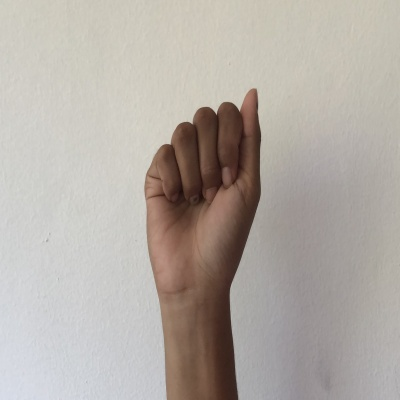
#> input picture Resizing_dataset/A_resizing/IMG_1060.JPG, 400 x 400 px; its folder holds 4 pictures in this run
$ jupyter execute Transform_image_to_array.ipynb
#> lines starting #> are read from the running program, lines starting #| are printed output that depends on the picture; long printed decimals are rounded
<h1>Sign language Classification

<h3>All Library Needed

[cell 1]
# Import the necessary library
import cv2 # Hodi lee, hadi'a no muda imajen
import numpy as np # Hodi halo serbisu ho array
import matplotlib.pyplot as plt  # Hodi haree imajen (la'ós obrigatoriu, maibé di'ak)
import os           # Hodi halo serbisu ho dalan no pasta sira

# --- CONFIGURATION ---
# 1. DEFINE THE PATH TO ONE TEST IMAGE
# IMPORTANT: Change this placeholder to the actual path of one of your ASL images (e.g., './asl_alphabet_train/A/A_1.jpg')
Resizing_dataset = 'Resizing_dataset/A_resizing'
# ---------------------

print("Setup complete. Ready to load image.")

<h3>Prepare Data Function Definition

[cell 2]
# --- KONFIGURASAUN ---
# Fó dalan ba pasta boot ne'ebé iha pasta 'A_resizing', 'B_resizing', no seluk tan.
DATA_DIR = 'Resizing_dataset/'
IMAGE_SIZE = 400 # Hadi'a imajen hotu-hotu ba dimensaun ida de'it (64x64)
# ---------------------

print("Preparasaun hotu. Pronto atu define funsaun prosesamentu.")

<h3>Execution and Array Verification

[cell 3]
def load_and_preprocess_data(data_dir, img_size):
#> called with data_dir = 'Resizing_dataset/', img_size = 400
    images = [] # Lista hodi rai array feature (X)
    labels = [] # Lista hodi rai letra sira (y)

    # La'o liu husi pasta hotu-hotu iha DATA_DIR (e.g., 'A_resizing', 'B_resizing')
    for folder_name in sorted(os.listdir(data_dir)):

        # Harii dalan ba pasta letra nian no haree se loos duni pasta ida ka lae
        label_dir = os.path.join(data_dir, folder_name)
        if not os.path.isdir(label_dir):
            continue

        # Hili de'it label (letra) hosi naran pasta nian (e.g., 'A' hosi 'A_resizing')
        label = folder_name[0]
        print(f"Prosesa pasta ba label: {label} ({folder_name})")

        # La'o liu husi imajen ida-idak iha pasta letra nian
        for img_name in os.listdir(label_dir):
            img_path = os.path.join(label_dir, img_name)

            # Asegura katak ita lee de'it file (la'ós pasta seluk)
            if not img_name.lower().endswith(('.jpg', '.jpeg', '.png')):
                continue

            # 1. Lee imajen
            img = cv2.imread(img_path)
#> img is the input picture: shape (400, 400, 3); mean B, G, R 165.3, 172, 179
            if img is None: continue # Se lee la di'ak, salta

            # 2. Muda ba Grayscale (Kor mutin-metan)
            gray_img = cv2.cvtColor(img, cv2.COLOR_BGR2GRAY)
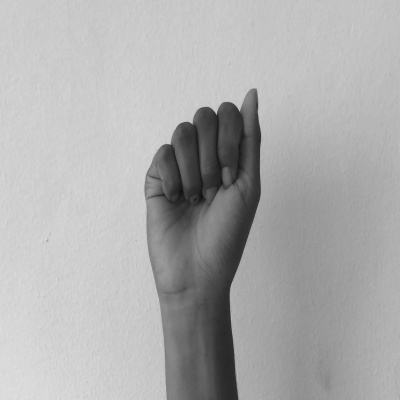
#> gray_img: shape (400, 400); min 16, max 223, mean 173.3

            # 3. Hadi'a dimensaun imajen nian ba tamañu ne'ebé ita hakarak
            resized_img = cv2.resize(gray_img, (img_size, img_size))

            # 4. 'Rai-ketak' (Flatten) array 2D (64x64) ba array 1D (4096)
            # Ne'e mak array feature (vektór karaterístika) ne'ebé KNN presiza
            flattened_img = resized_img.flatten()
            print("the flattened image is: ", flattened_img)
#> (printed output is left out)
            # 5. Normaliza Valór Pixel (Hadi'a hosi 0-255 ba 0.0-1.0)
            normalized_img = flattened_img / 255.0

            images.append(normalized_img)
            labels.append(label)

    # Muda lista sira ba Array NumPy
    X = np.array(images)
    y = np.array(labels)

    return X, y

<h3>Image to Array Transformation

[cell 4]
# Hala'o prosesu load no preprosesamentu ba dadus tomak
print("Hahalok prosesamentu dadus hahú...")
X_features, y_labels = load_and_preprocess_data(DATA_DIR, IMAGE_SIZE)

# --- Vérika Dadus ---
print("\n--- Vérika Dadus ne'ebé Transforma Ona ---")
# Ha'u hatete ba ita, array feature (X) ne'e mak hanesan tabela ida:
# Iha: [Imajén Hotu-hotu, Feature (Pixel) Hotu-hotu]

print(f"Total imajen ne'ebé load ona: {X_features.shape[0]}")
#| Total imajen ne'ebé load ona: 4
# Feature ida-idak iha array ne'e mak pixel ida hosi imajen 64x64 (4096 features)
print(f"Forma matriz Feature X (Imajen, Feature): {X_features.shape}")
#| Forma matriz Feature X (Imajen, Feature): (4, 160000)
print(f"Forma vektór Label y (Imajen): {y_labels.shape}")
#| Forma vektór Label y (Imajen): (4,)
print(f"Ezemplu valór 5 dahuluk husi vektór feature dahuluk: {X_features[0][:5]}")
print(f"Ezemplu label dahuluk: {y_labels[0]}")

[cell 5]
print("--- Array Feature (X_features) Ne'ebé Halo ona Normalizasaun ---")

# 1. Forma Array (Shape)
# Hatudu total imajen no total feature (pixel) ida-idak nian
print(f"Forma X_features (Imajen, Feature): {X_features.shape}")
#| Forma X_features (Imajen, Feature): (4, 160000)

# 2. Vérika Maximu no Mínimu
# Valór tenke besik 1.0 no 0.0
print(f"Valór Máximu: {X_features.max():.4f}")
print(f"Valór Mínimu: {X_features.min():.4f}")

[cell 6]
# Hatudu Vektór Feature  (Image 1)
random_feature_vector = X_features[0]

print("\n--- Valór 40 random husi Imajén  ---")
# Print out valór 40 dahuluk
print(random_feature_vector[:40])

# Hatudu númeru husi elementu iha vektór ida
print(f"\nTotal Features iha Vektór Ida: {random_feature_vector.shape[0]} (e.g., 64x64 = 4096)")
#| Total Features iha Vektór Ida: 160000 (e.g., 64x64 = 4096)

<h3>LABELING DATA

[cell 7]
from sklearn.preprocessing import LabelEncoder

<h3>Fit no Transform Dadus

[cell 8]
# Harii Label Encoder
label_encoder = LabelEncoder()

# Fit no Transform:
# Fit hodi aprende label úniku hotu-hotu (A-Z) no fó numeru ba sira
# Transform hodi troka array y_labels nian ba array numeru
y_encoded = label_encoder.fit_transform(y_labels)

# --- Vérika Rezultadu ---
print("\n--- Array Label Depois Label Encoding ---")
print(f"Array Label Orisinál (String):    {y_labels[:10]}")
print(f"Array Label Códigu Numeru (y):    {y_encoded[:10]}")
print(f"Total klase úniku (letra): {len(label_encoder.classes_)}")

# Salva mapamentu: Ne'e importante tebes hodi troka numeru hikas ba letra
print("\nMapamentu Numeru ba Label:")
for i, label in enumerate(label_encoder.classes_):
    print(f"Códigu {i}: {label}")

# Altera ita-nia array label nian hodi uza array numeru
y_labels = y_encoded

<h3>SPLIT DATA BA TESTING NO TRAIN NIAN</h3>

[cell 9]
from sklearn.model_selection import train_test_split
from sklearn.neighbors import KNeighborsClassifier
from sklearn.metrics import accuracy_score, classification_report, confusion_matrix

print("Biblioteka sira importa ona.")

<h3>1: Fahe Dadus (Prepara hodi Testa) 🪓

[cell 10]
# Fahe dadu: 80% ba Treinu no 20% ba Teste
X_train, X_test, y_train, y_test = train_test_split(
    X_features,
    y_labels,
    test_size=0.2,
    random_state=42,
    stratify=y_labels # Asegura katak letra hotu-hotu iha porsaun ne'ebé hanesan iha set rua ne'e
)

print(f"\n--- Dadu Fahe Ona ---")
print(f"Tamañu ba set Treinu: {X_train.shape[0]} imajen")
#| Tamañu ba set Treinu: 3 imajen
print(f"Tamañu ba set Teste: {X_test.shape[0]} imajen")
#| Tamañu ba set Teste: 1 imajen

<h3>2: Treinu Modelu K-Nearest Neighbors (KNN) 🧑‍💻

[cell 11]
# Hili valór K (vizíñu besik liu), hanesan K=5.
K_VALUE = 3

# Harii modelu KNN
knn_model = KNeighborsClassifier(n_neighbors=K_VALUE)

# Treinu (Fit) modelu hodi uza dadu treinu nian
print(f"\nTreinu modelu KNN ho K={K_VALUE} hahú...")
knn_model.fit(X_train, y_train)
print("Treinu hotu ona!")

<h3>3: Prediz no Avalia Rezultadu 📊

<h3>A. Predisaun (Prediction)

[cell 12]
# Prediz label ba set teste nian
y_pred = knn_model.predict(X_test)

print("\n--- Ezemplu Predisaun Sira ---")
# Hatudu label 10 loos no predizaun modelu nian
print(f"Loos (y_test):      {y_test[:10]}")
print(f"Prediz (y_pred):   {y_pred[:10]}")

<h3>B. Métrika Avaliasaun (Evaluation Metrics)

[cell 13]
# 1. Akurasaun Jerál (Overall Accuracy)
accuracy = accuracy_score(y_test, y_pred)
print(f"\nModelu nia Akurasaun iha Dadus Teste: {accuracy * 100:.2f}%")

# 2. Relatóriu Klasifikasaun Detalladu (Detailed Classification Report)
# Ne'e hatudu Precision, Recall, no F1-score ba letra ida-idak.
print("\n--- Relatóriu Klasifikasaun Detalladu ---")
print(classification_report(y_test, y_pred))

# 3. Matriz Konfuzaun (Confusion Matrix)
# Tabela ne'e hatudu ne'ebé mak modelu halo sala (e.g., konfuza 'C' ho 'O').
conf_matrix = confusion_matrix(y_test, y_pred, labels=np.unique(y_labels))

print("\n--- Forma Matriz Konfuzaun Nian ---")
# Hatudu de'it forma tanba matriz ne'e boot tebes.
print(f"Forma Matriz: {conf_matrix.shape} (e.g., 26x26 ba A-Z)")
#| Forma Matriz: (1, 1) (e.g., 26x26 ba A-Z)

<h3>Importa Biblioteka no Kria Matriz Konfuzaun

[cell 14]
import seaborn as sns
# Assume y_test no y_pred prontu ona hosi prediksaun
# y_test: Label loos husi dadu teste nian
# y_pred: Label ne'ebé modelu prediz

# Asegura katak label encoder ne'e iha nafatin hodi hetan naran klase nian
# (hanesan label_encoder ne'ebé ita harii uluk)
# Se label_encoder ne'e la iha ona, bele harii fali ba iha ne'e:
# label_encoder = LabelEncoder()
# label_encoder.fit(y_labels_original_string_format) # Hodi hanorin klase hotu-hotu

# --- Kria Matriz Konfuzaun ---
# label_encoder.classes_ mak fó alfabetu A-Z iha orden ne'ebé loos
labels_alfabetu = np.unique(y_test) # Ka uza label_encoder.classes_ se label hotu-hotu iha ona
conf_matrix = confusion_matrix(y_test, y_pred, labels=labels_alfabetu)

print("Matriz Konfuzaun kalkula ona.")

<h3>Desenha (Plot) Diagrama Matriz Konfuzaun Nian

[cell 15]
# --- Desenha Diagrama Matriz Konfuzaun ---
plt.figure(figsize=(15, 12)) # Hadi'a tamañu hodi bele haree didi'ak

sns.heatmap(
    conf_matrix,
    annot=True,        # Hatudu valór numeru iha kapa ida-idak
    fmt='d',           # Formatu numeru ba integer
    cmap='Blues',      # Hili kór ba mapa (Blue, YlGnBu, BuPu, etc.)
    xticklabels=labels_alfabetu, # Label ba Eixo X (Prediz)
    yticklabels=labels_alfabetu  # Label ba Eixo Y (Loos)
)

plt.xlabel('Predisaun (Predikted Label)', fontsize=14) # Label Eixo X
plt.ylabel('Loos (Actual Label)', fontsize=14)     # Label Eixo Y
plt.title('Matriz Konfuzaun ba Klasifikasaun Alfabetu ASL nian', fontsize=16) # Títulu
plt.xticks(rotation=45, ha='right') # Halo rotasaun ba label sira iha Eixo X hodi bele lee
plt.yticks(rotation=0)            # Halo rotasaun ba label sira iha Eixo Y
plt.tight_layout()                # Hadi'a layout hodi evita overloap
plt.show()                        # Hatudu diagrama
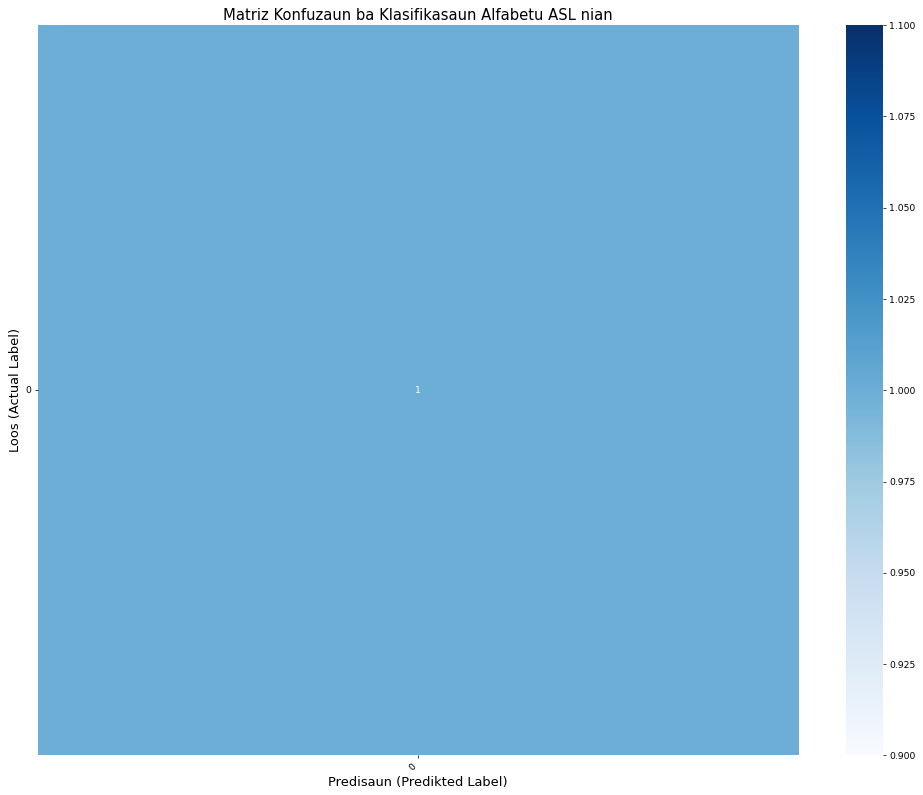
#> figure drawn by matplotlib, 2 panels

$ run again, on Resizing_dataset/A_resizing/IMG_1088.JPG
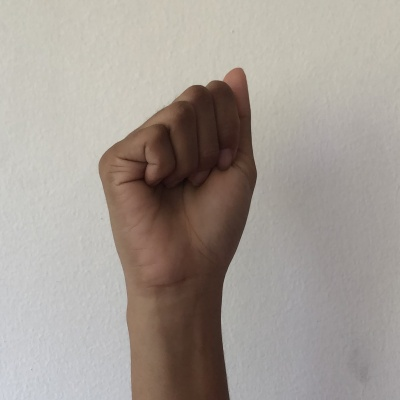
#> input picture Resizing_dataset/A_resizing/IMG_1088.JPG, 400 x 400 px
#> in load_and_preprocess_data, img is the input picture: shape (400, 400, 3); mean B, G, R 149.2, 156, 164
#> in load_and_preprocess_data, `gray_img = cv2.cvtColor(img, cv2.COLOR_BGR2GRAY)`:
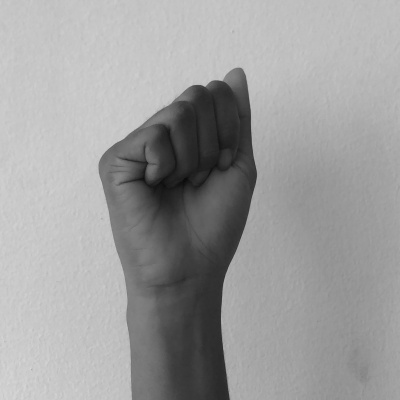
#> gray_img: shape (400, 400); min 9, max 218, mean 157.6
#> (printed output is left out)
#| Total imajen ne'ebé load ona: 1
#| Forma matriz Feature X (Imajen, Feature): (1, 160000)
#| Forma vektór Label y (Imajen): (1,)
#| Ezemplu valór 5 dahuluk husi vektór feature dahuluk: [0.7765 0.7725 0.7647 0.7608 0.7686]
#| Ezemplu label dahuluk: A
#| Forma X_features (Imajen, Feature): (1, 160000)
#| Valór Máximu: 0.8549
#| Valór Mínimu: 0.0353
#| [0.7765 0.7725 0.7647 0.7608 0.7686 0.7765
#|  0.7725 0.7647 0.7765 0.7765 0.7765 0.7725
#|  0.7686 0.7647 0.7647 0.7647 0.7725 0.7647
#|  0.7608 0.7569 0.7608 0.7686 0.7725 0.7765
#|  0.7804 0.7686 0.7647 0.7686 0.7569 0.7529
#|  0.7765 0.7961 0.7804 0.7686 0.7608 0.7647
#> (further printed lines are left out)
#| Total Features iha Vektór Ida: 160000 (e.g., 64x64 = 4096)
#> y_encoded = [0]
#| Array Label Orisinál (String):    ['A']
#| Array Label Códigu Numeru (y):    [0]

$ run again, on Resizing_dataset/A_resizing/IMG_1069.JPG
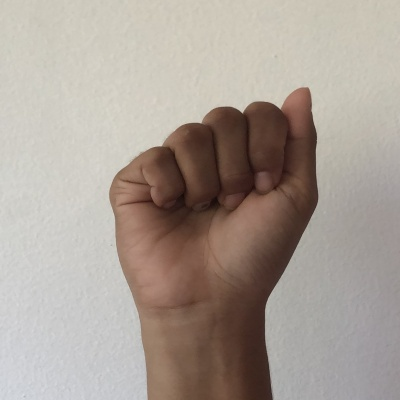
#> input picture Resizing_dataset/A_resizing/IMG_1069.JPG, 400 x 400 px
#> in load_and_preprocess_data, img is the input picture: shape (400, 400, 3); mean B, G, R 150.3, 159, 169.6
#> in load_and_preprocess_data, `gray_img = cv2.cvtColor(img, cv2.COLOR_BGR2GRAY)`:
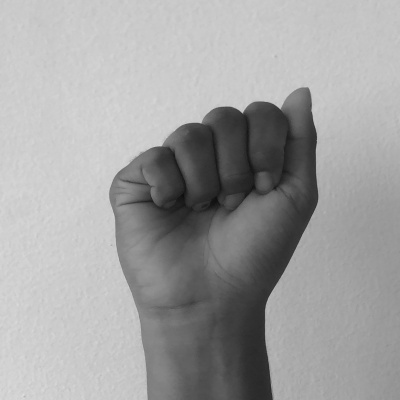
#> gray_img: shape (400, 400); min 13, max 224, mean 161.2
#> (printed output is left out)
#| Total imajen ne'ebé load ona: 1
#| Forma matriz Feature X (Imajen, Feature): (1, 160000)
#| Forma vektór Label y (Imajen): (1,)
#| Ezemplu valór 5 dahuluk husi vektór feature dahuluk: [0.7922 0.7843 0.7765 0.7725 0.7765]
#| Ezemplu label dahuluk: A
#| Forma X_features (Imajen, Feature): (1, 160000)
#| Valór Máximu: 0.8784
#| Valór Mínimu: 0.0510
#| [0.7922 0.7843 0.7765 0.7725 0.7765 0.7804
#|  0.7922 0.8039 0.8        0.7922 0.7804 0.7804
#|  0.7922 0.8        0.7961 0.7922 0.7922 0.7961
#|  0.7961 0.7922 0.7922 0.7961 0.7922 0.7843
#|  0.7804 0.7882 0.7961 0.7922 0.7922 0.7961
#|  0.7922 0.7843 0.7961 0.7961 0.8        0.8
#> (further printed lines are left out)
#| Total Features iha Vektór Ida: 160000 (e.g., 64x64 = 4096)
#> y_encoded = [0]
#| Array Label Orisinál (String):    ['A']
#| Array Label Códigu Numeru (y):    [0]
